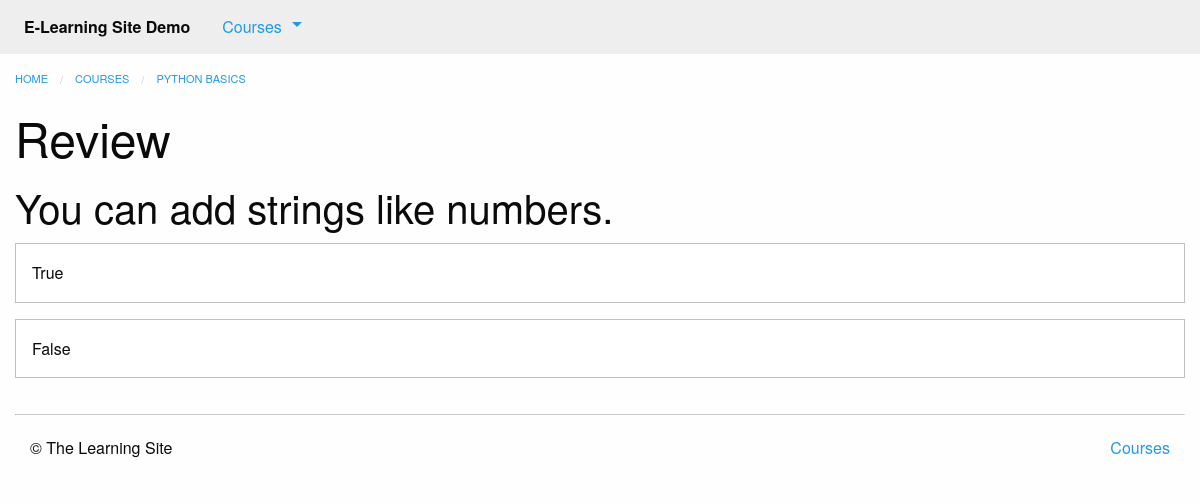
The page /courses/1/q1/ on the database its author committed.
### courses/models.py (models this page shows, shortened)
class Step(models.Model):
    title = models.CharField(max_length=255)
    description = models.TextField()
    order = models.IntegerField(default=0)
    course = models.ForeignKey(Course, on_delete=models.CASCADE)
    class Meta:
        abstract = True
        ordering = ['-order',]

class Quiz(Step):
    total_questions = models.IntegerField(default=4)
    class Meta:
        verbose_name_plural = 'Quizzes'

class Course(models.Model):
    created_at = models.DateTimeField(auto_now_add=True)
    title = models.CharField(max_length=255)
    description = models.TextField()
    teacher = models.ForeignKey(User, on_delete=models.CASCADE)
    subject = models.CharField(default='', max_length=100)
    status = models.CharField(max_length=1, choices=STAUS_CHOICE, default='i')

class Question(models.Model):
    quiz = models.ForeignKey(Quiz, on_delete=models.CASCADE)
    order = models.IntegerField(default=0)
    prompt = models.TextField()
    class Meta:
        ordering = ['order',]

class Answer(models.Model):
    question = models.ForeignKey(Question, on_delete=models.CASCADE)
    order = models.IntegerField(default=0)
    text = models.CharField(max_length=255)
    correct = models.BooleanField(default=False)
    class Meta:
        ordering = ['order',]

### courses/views.py (the view)
# urls.py: url(r'(?P<course_pk>\d+)/q(?P<step_pk>\d+)/$', views.quiz_detail, name='quiz'),
def quiz_detail(request, course_pk, step_pk):
    step = get_object_or_404(models.Quiz, course_id = course_pk, pk = step_pk)
    return render(request, 'courses/quiz_detail.html', {'step': step})

### courses/templatetags/course_extras.py (called while the page is built)
@register.inclusion_tag('courses/course_nav.html')
def nav_courses():
    courses = Course.objects.all()
    return {'courses': courses}

### courses/templates/courses/quiz_detail.html (shortened to what this page needs)
{% extends "courses/layout.html" %}
{% load course_extras %}
{% block breadcrumbs %}
    <li><a href="{% url 'courses:detail' pk=step.course.pk %}">{{ step.course.title }}</a></li>
{% endblock %}
{% block content %}
    <div class="row columns">
        <article>
            {{ block.super }}
            <h1>{{ step.title }}</h1>
            <ul class="no-bullet">
                {% for question in step.question_set.all %}
                <li>
                    <h2>{{ question.prompt }}</h2>
                    {% for answer in question.answer_set.all %}
                        <div class="callout">{{ answer.text }}</div>
                    {% endfor %}
                </li>
                {% endfor %}
            </ul>
        </article>
    </div>
{% endblock %}

### rows shown on the page
Quiz: course "PYTHON BASICS", title "Review"
Question: prompt "You can add strings like numbers."
Answer: text "True"
Answer: text "False"
